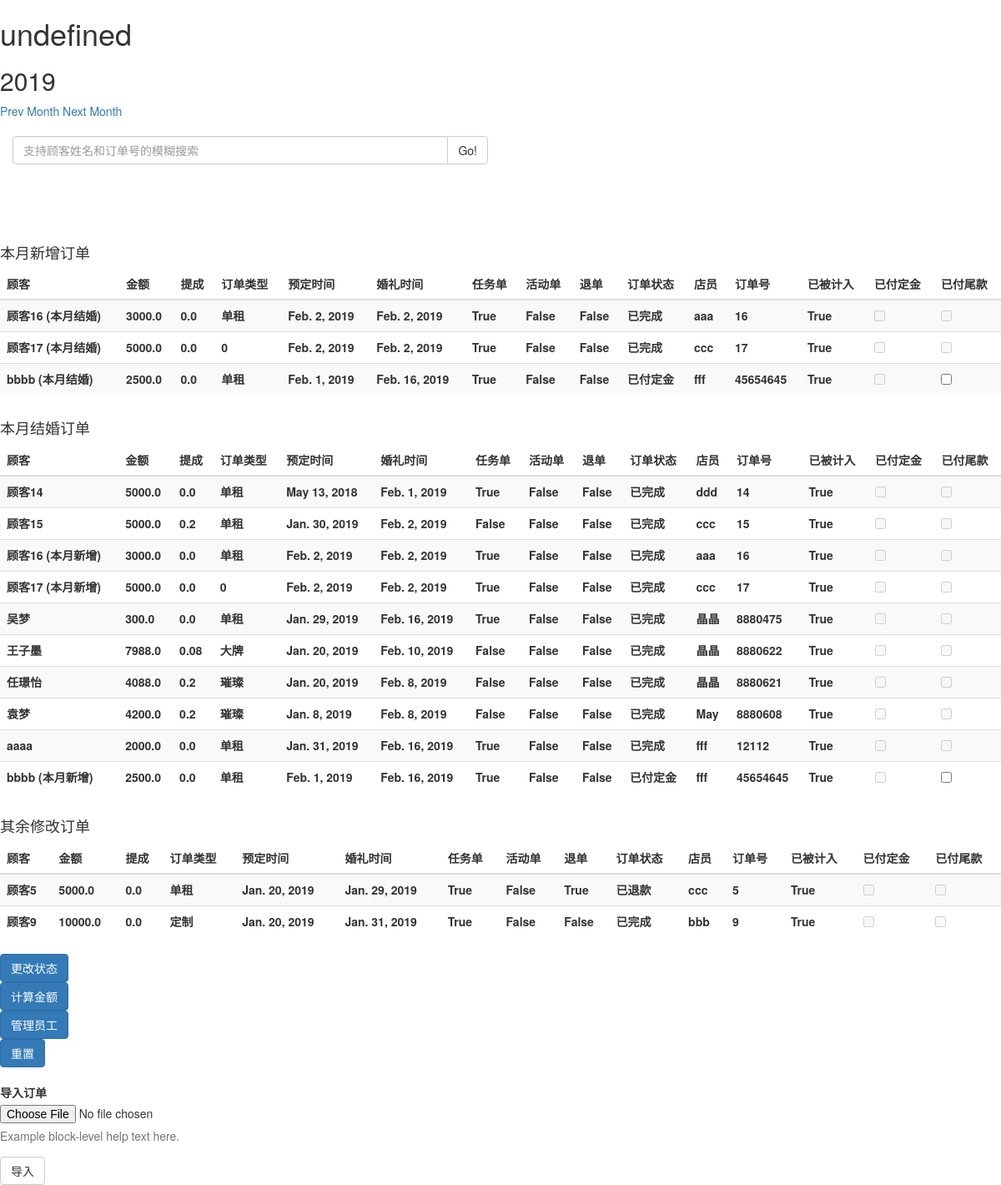
The page / on the database its author committed.
### wage/models.py (models this page shows, shortened)
class Order(models.Model):
    ORDER_TYPE = (
        (1, '单租'),
        (2, '定制'),
        (3, '大牌'),
        (4, '璀璨'),
        (5, '升级'),
    )
    ORDER_STATUS = (
        (0, '不处理'),
        (1, '已付定金'),
        (2, '已付尾款'),
        (3, '已完成'),
        (4, '已退款'),
    )
    client_name = models.CharField(max_length=100, verbose_name='顾客')
    tel = models.IntegerField(null=True, blank=True, verbose_name='电话')
    money = models.FloatField(verbose_name='金额')
    commission_rate = models.FloatField(default=0, verbose_name='提成')
    type = models.IntegerField(choices=ORDER_TYPE, verbose_name='订单类型')
    order_time = models.DateField(verbose_name='预定时间')
    wedding_time = models.DateField(verbose_name='婚礼时间')
    is_task_order = models.BooleanField(default=False, verbose_name='任务单')
    is_discount_order = models.BooleanField(default=False, verbose_name='活动单')
    is_chargeback = models.BooleanField(default=False, verbose_name='退单')
    status = models.IntegerField(choices=ORDER_STATUS, verbose_name='订单状态')
    whose_order = models.ForeignKey('Employee', on_delete=models.CASCADE, verbose_name='店员')
    order_number = models.CharField(max_length=20, unique=True, verbose_name='订单号')
    calculated = models.BooleanField(default=False, verbose_name='已被计入当月提成')
    change_date = models.DateField(verbose_name='状态改变时间', blank=True, null=True)
    class Meta:
        verbose_name = '订单'
        verbose_name_plural = '订单'

class Employee(models.Model):
    name = models.CharField(max_length=100, verbose_name='店员')
    base_pay = models.FloatField(verbose_name='底薪')
    commission_rate = models.CharField(max_length=100, verbose_name='提点') # 五种类型，逗号分隔 ex：0.1,0.15,0.2,0.25,0.3
    task_quantity = models.IntegerField(verbose_name='任务单量')
    superior_income_rate = models.TextField(verbose_name='徒弟提点') # 徒弟的，金额:提点, ex: 0:0.05,1000:0.1,2500:0.2
    teacher = models.ForeignKey('self', on_delete=models.DO_NOTHING, null=True, blank=True, related_name='students', verbose_name='师父')
    shop_manager = models.BooleanField(default=False, verbose_name='店长')
    on_job = models.BooleanField(default=True, verbose_name='在职')
    calculate_finished = models.BooleanField(default=False, verbose_name='计算完毕')
    def __str__(self):
        return self.name
    class Meta:
        verbose_name = '员工'
        verbose_name_plural = '员工'

### wage/views.py (the view)
# urls.py: path('', views.index, name='index'),
def index(request):
    getdate(request)
    ordersnew = Order.objects.filter(order_time__month = month, order_time__year = year)
    orderswed = Order.objects.filter(wedding_time__month=month, wedding_time__year=year)
    orderchanged = Order.objects.exclude(id__in=ordersnew).exclude(id__in=orderswed).filter(change_date__month=month, change_date__year=year)
    print('year,month:',year,month)
    return render(request, 'wage/index.html', {'ordersnew':ordersnew, 'orderswed':orderswed, 'orderchanged':orderchanged, 'month':month, 'year':year})

### wage/views.py (called while the page is built)
def getdate(request):
    global month, year
    month_input = request.GET.get('my_month')
    year_input = request.GET.get('my_year')
    if month_input and year_input:
        print('month_input',month_input,'year_input',year_input)
        month = int(month_input) + 1
        year = int(year_input)

### wage/templates/wage/index.html (shortened to what this page needs)
{% extends 'wage/base.html' %}
{% block body %}
<br />
<form action="{% url 'wage:search' %}" method="post">
    <div class="col-lg-6">
    <div class="input-group">
        <input type="text" name="search" class="form-control" placeholder="支持顾客姓名和订单号的模糊搜索" required="required"/>
        <span class="input-group-btn">
            <button class="btn btn-default" type="submit">Go!</button>
        </span>
    </div>
    </div>
</form>
<br />
<br />
<br />
<br />
<br />
<br />
<form action="{% url 'wage:changestatus' %}" method="post">
<h4>本月新增订单</h4>
<div class="table-responsive">
    <table class="table table-striped">
        <thead>
            <tr>
                <th>顾客</th>
                <th>金额</th>
                <th>提成</th>
                <th>订单类型</th>
                <th>预定时间</th>
                <th>婚礼时间</th>
                <th>任务单</th>
                <th>活动单</th>
                <th>退单</th>
                <th>订单状态</th>
                <th>店员</th>
                <th>订单号</th>
                <th>已被计入</th>
                <th>已付定金</th>
                <th>已付尾款</th>
            </tr>
        </thead>
        <tbody>
        {% for order in ordersnew %}
            <tr>
                <th>{{ order.client_name }}{% if order in orderswed %} (本月结婚){% endif %}</th>
                <th>{{ order.money }}</th>
                <th>{{ order.commission_rate }}</th>
                <th>{{ order.get_type_display }}</th>
                <th>{{ order.order_time }}</th>
                <th>{{ order.wedding_time }}</th>
                <th>{{ order.is_task_order }}</th>
                <th>{{ order.is_discount_order }}</th>
                <th>{{ order.is_chargeback }}</th>
                <th>{{ order.get_status_display }}</th>
                <th>{{ order.whose_order }}</th>
                <th>{{ order.order_number }}</th>
                <th>{{ order.calculated }}</th>
                <th>{% if order.status == 0 %}<input type="checkbox" name="status1" value="{{ order.id }}" />{% else %}<input type="checkbox" disabled/>{% endif %}</th>
                <th>{% if order.status == 0 or order.status == 1 %}<input type="checkbox" name="status2" value="{{ order.id }}" />{% else %}<input type="checkbox" disabled/>{% endif %}</th>
            </tr>
        {% endfor %}
        </tbody>
    </table>
</div>
<h4>本月结婚订单</h4>
<div class="table-responsive">
    <table class="table table-striped">
        <thead>
            <tr>
                <th>顾客</th>
                <th>金额</th>
                <th>提成</th>
                <th>订单类型</th>
                <th>预定时间</th>
                <th>婚礼时间</th>
                <th>任务单</th>
                <th>活动单</th>
                <th>退单</th>
                <th>订单状态</th>
                <th>店员</th>
                <th>订单号</th>
                <th>已被计入</th>
                <th>已付定金</th>
                <th>已付尾款</th>
            </tr>
        </thead>
        <tbody>
        {% for order in orderswed %}
            <tr>
                <th>{{ order.client_name }}{% if order in ordersnew %} (本月新增){% endif %}</th>
                <th>{{ order.money }}</th>
                <th>{{ order.commission_rate }}</th>
                <th>{{ order.get_type_display }}</th>
                <th>{{ order.order_time }}</th>
                <th>{{ order.wedding_time }}</th>
                <th>{{ order.is_task_order }}</th>
                <th>{{ order.is_discount_order }}</th>
                <th>{{ order.is_chargeback }}</th>
                <th>{{ order.get_status_display }}</th>
                <th>{{ order.whose_order }}</th>
                <th>{{ order.order_number }}</th>
                <th>{{ order.calculated }}</th>
                <th>{% if order.status == 0 %}<input type="checkbox" name="status1" value="{{ order.id }}" />{% else %}<input type="checkbox" disabled/>{% endif %}</th>
                <th>{% if order.status == 0 or order.status == 1 %}<input type="checkbox" name="status2" value="{{ order.id }}" />{% else %}<input type="checkbox" disabled/>{% endif %}</th>
            </tr>
        {% endfor %}
        </tbody>
    </table>
</div>
<h4>其余修改订单</h4>
<div class="table-responsive">
    <table class="table table-striped">
        <thead>
            <tr>
                <th>顾客</th>
                <th>金额</th>
                <th>提成</th>
                <th>订单类型</th>
                <th>预定时间</th>
                <th>婚礼时间</th>
                <th>任务单</th>
                <th>活动单</th>
                <th>退单</th>
                <th>订单状态</th>
                <th>店员</th>
                <th>订单号</th>
                <th>已被计入</th>
                <th>已付定金</th>
                <th>已付尾款</th>
            </tr>
        </thead>
        <tbody>
        {% for order in orderchanged %}
            <tr>
                <th>{{ order.client_name }}</th>
                <th>{{ order.money }}</th>
                <th>{{ order.commission_rate }}</th>
                <th>{{ order.get_type_display }}</th>
                <th>{{ order.order_time }}</th>
                <th>{{ order.wedding_time }}</th>
                <th>{{ order.is_task_order }}</th>
                <th>{{ order.is_discount_order }}</th>
                <th>{{ order.is_chargeback }}</th>
                <th>{{ order.get_status_display }}</th>
                <th>{{ order.whose_order }}</th>
                <th>{{ order.order_number }}</th>
                <th>{{ order.calculated }}</th>
                <th>{% if order.status == 0 %}<input type="checkbox" name="status1" value="{{ order.id }}" />{% else %}<input type="checkbox" disabled/>{% endif %}</th>
                <th>{% if order.status == 0 or order.status == 1 %}<input type="checkbox" name="status2" value="{{ order.id }}" />{% else %}<input type="checkbox" disabled/>{% endif %}</th>
            </tr>
        {% endfor %}
        </tbody>
    </table>
</div>
    <button type="submit" class="btn btn-primary">更改状态</button>
</form>
<form action="{% url 'wage:calculate' %}" method="post">
    <button type="submit" name="calculate" class="btn btn-primary">计算金额</button>
</form>
<form action="{% url 'wage:employee' %}" method="post">
    <button type="submit" name="employee" class="btn btn-primary">管理员工</button>
</form>
<form action="{% url 'wage:restart' %}" method="post">
    <button type="submit" class="btn btn-primary">重置</button>
</form>
<br />
<form enctype="multipart/form-data" action="{% url 'wage:orderinput' %}" method="post">
    <div class="form-group">
        <label for="exampleInputFile">导入订单</label>
        <input type="file" id="exampleInputFile" name="orderinput">
        <p class="help-block">Example block-level help text here.</p>
    </div>
    <button type="submit" class="btn btn-default">导入</button>
</form>
{% endblock %}

### wage/templates/wage/base.html (shortened to what this page needs)
<!DOCTYPE html>
<html lang="en">
<head>
<link href="https://cdn.staticfile.org/twitter-bootstrap/3.3.7/css/bootstrap.min.css" rel="stylesheet">
</head>
<body>
{% block search %}
<div class="calendar">
  <div class="title">
    <h1 class="green" id="calendar-month">{{month}}</h1>
    <h2 class="green" id="calendar-year">{{year}}</h2>
    <a href="" id="prev">Prev Month</a>
    <a href="" id="next">Next Month</a>
  </div>
</div>
{% block body %}
{% endblock %}
{% endblock %}
</body>
</html>

### rows shown on the page
Order: client_name "顾客16", shows "(本月结婚)", money "3000.0", commission_rate "0.0", type "单租", order_time "Feb. 2, 2019", wedding_time "Feb. 2, 2019", is_task_order "True", is_discount_order "False", is_chargeback "False", status "已完成", whose_order "aaa", order_number "16", calculated "True", shows "(本月新增)"
Order: client_name "顾客17", shows "(本月结婚)", money "5000.0", commission_rate "0.0", type "0", order_time "Feb. 2, 2019", wedding_time "Feb. 2, 2019", is_task_order "True", is_discount_order "False", is_chargeback "False", status "已完成", whose_order "ccc", order_number "17", calculated "True", shows "(本月新增)"
Order: client_name "bbbb", shows "(本月结婚)", money "2500.0", commission_rate "0.0", type "单租", order_time "Feb. 1, 2019", wedding_time "Feb. 16, 2019", is_task_order "True", is_discount_order "False", is_chargeback "False", status "已付定金", whose_order "fff", order_number "45654645", calculated "True", shows "(本月新增)"
Order: client_name "顾客14", money "5000.0", commission_rate "0.0", type "单租", order_time "May 13, 2018", wedding_time "Feb. 1, 2019", is_task_order "True", is_discount_order "False", is_chargeback "False", status "已完成", whose_order "ddd", order_number "14", calculated "True"
Order: client_name "顾客15", money "5000.0", commission_rate "0.2", type "单租", order_time "Jan. 30, 2019", wedding_time "Feb. 2, 2019", is_task_order "False", is_discount_order "False", is_chargeback "False", status "已完成", whose_order "ccc", order_number "15", calculated "True"
Order: client_name "吴梦", money "300.0", commission_rate "0.0", type "单租", order_time "Jan. 29, 2019", wedding_time "Feb. 16, 2019", is_task_order "True", is_discount_order "False", is_chargeback "False", status "已完成", whose_order "晶晶", order_number "8880475", calculated "True"
Order: client_name "王子墨", money "7988.0", commission_rate "0.08", type "大牌", order_time "Jan. 20, 2019", wedding_time "Feb. 10, 2019", is_task_order "False", is_discount_order "False", is_chargeback "False", status "已完成", whose_order "晶晶", order_number "8880622", calculated "True"
Order: client_name "任璟怡", money "4088.0", commission_rate "0.2", type "璀璨", order_time "Jan. 20, 2019", wedding_time "Feb. 8, 2019", is_task_order "False", is_discount_order "False", is_chargeback "False", status "已完成", whose_order "晶晶", order_number "8880621", calculated "True"
Order: client_name "袁梦", money "4200.0", commission_rate "0.2", type "璀璨", order_time "Jan. 8, 2019", wedding_time "Feb. 8, 2019", is_task_order "False", is_discount_order "False", is_chargeback "False", status "已完成", whose_order "May", order_number "8880608", calculated "True"
Order: client_name "aaaa", money "2000.0", commission_rate "0.0", type "单租", order_time "Jan. 31, 2019", wedding_time "Feb. 16, 2019", is_task_order "True", is_discount_order "False", is_chargeback "False", status "已完成", whose_order "fff", order_number "12112", calculated "True"
Order: client_name "顾客5", money "5000.0", commission_rate "0.0", type "单租", order_time "Jan. 20, 2019", wedding_time "Jan. 29, 2019", is_task_order "True", is_discount_order "False", is_chargeback "True", status "已退款", whose_order "ccc", order_number "5", calculated "True"
Order: client_name "顾客9", money "10000.0", commission_rate "0.0", type "定制", order_time "Jan. 20, 2019", wedding_time "Jan. 31, 2019", is_task_order "True", is_discount_order "False", is_chargeback "False", status "已完成", whose_order "bbb", order_number "9", calculated "True"

### other values the page prints
{{ year }} "2019"
